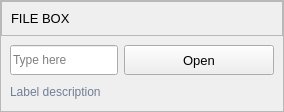
                        <widget class="QFrame" name="row_1">
                         <property name="frameShape">
                          <enum>QFrame::StyledPanel</enum>
                         </property>
                         <property name="frameShadow">
                          <enum>QFrame::Raised</enum>
                         </property>
                         <layout class="QVBoxLayout" name="verticalLayout_16">
                          <property name="spacing">
                           <number>0</number>
                          </property>
                          <property name="leftMargin">
                           <number>0</number>
                          </property>
                          <property name="topMargin">
                           <number>0</number>
                          </property>
                          <property name="rightMargin">
                           <number>0</number>
                          </property>
                          <property name="bottomMargin">
                           <number>0</number>
                          </property>
                          <item>
                           <widget class="QFrame" name="frame_div_content_1">
                            <property name="minimumSize">
                             <size>
                              <width>0</width>
                              <height>110</height>
                             </size>
                            </property>
                            <property name="maximumSize">
                             <size>
                              <width>16777215</width>
                              <height>110</height>
                             </size>
                            </property>
                            <property name="frameShape">
                             <enum>QFrame::NoFrame</enum>
                            </property>
                            <property name="frameShadow">
                             <enum>QFrame::Raised</enum>
                            </property>
                            <layout class="QVBoxLayout" name="verticalLayout_17">
                             <property name="spacing">
                              <number>0</number>
                             </property>
                             <property name="leftMargin">
                              <number>0</number>
                             </property>
                             <property name="topMargin">
                              <number>0</number>
                             </property>
                             <property name="rightMargin">
                              <number>0</number>
                             </property>
                             <property name="bottomMargin">
                              <number>0</number>
                             </property>
                             <item>
                              <widget class="QFrame" name="frame_title_wid_1">
                               <property name="maximumSize">
                                <size>
                                 <width>16777215</width>
                                 <height>35</height>
                                </size>
                               </property>
                               <property name="frameShape">
                                <enum>QFrame::StyledPanel</enum>
                               </property>
                               <property name="frameShadow">
                                <enum>QFrame::Raised</enum>
                               </property>
                               <layout class="QVBoxLayout" name="verticalLayout_18">
                                <item>
                                 <widget class="QLabel" name="labelBoxBlenderInstalation">
                                  <property name="font">
                                   <font>
                                    <family>Segoe UI</family>
                                    <pointsize>10</pointsize>
                                    <italic>false</italic>
                                    <bold>false</bold>
                                   </font>
                                  </property>
                                  <property name="styleSheet">
                                   <string notr="true"/>
                                  </property>
                                  <property name="text">
                                   <string>FILE BOX</string>
                                  </property>
                                 </widget>
                                </item>
                               </layout>
                              </widget>
                             </item>
                             <item>
                              <widget class="QFrame" name="frame_content_wid_1">
                               <property name="frameShape">
                                <enum>QFrame::NoFrame</enum>
                               </property>
                               <property name="frameShadow">
                                <enum>QFrame::Raised</enum>
                               </property>
                               <layout class="QHBoxLayout" name="horizontalLayout_9">
                                <item>
                                 <layout class="QGridLayout" name="gridLayout">
                                  <property name="bottomMargin">
                                   <number>0</number>
                                  </property>
                                  <item row="0" column="0">
                                   <widget class="QLineEdit" name="lineEdit">
                                    <property name="minimumSize">
                                     <size>
                                      <width>0</width>
                                      <height>30</height>
                                     </size>
                                    </property>
                                    <property name="styleSheet">
                                     <string notr="true"/>
                                    </property>
                                    <property name="text">
                                     <string/>
                                    </property>
                                    <property name="placeholderText">
                                     <string>Type here</string>
                                    </property>
                                   </widget>
                                  </item>
                                  <item row="0" column="1">
                                   <widget class="QPushButton" name="pushButton">
                                    <property name="minimumSize">
                                     <size>
                                      <width>150</width>
                                      <height>30</height>
                                     </size>
                                    </property>
                                    <property name="font">
                                     <font>
                                      <family>Segoe UI</family>
                                      <pointsize>10</pointsize>
                                      <italic>false</italic>
                                      <bold>false</bold>
                                     </font>
                                    </property>
                                    <property name="cursor">
                                     <cursorShape>PointingHandCursor</cursorShape>
                                    </property>
                                    <property name="styleSheet">
                                     <string notr="true"/>
                                    </property>
                                    <property name="text">
                                     <string>Open</string>
                                    </property>
                                    <property name="icon">
                                     <iconset resource="resources.qrc">
                                      <normaloff>:/icons/images/icons/cil-folder-open.png</normaloff>:/icons/images/icons/cil-folder-open.png</iconset>
                                    </property>
                                   </widget>
                                  </item>
                                  <item row="1" column="0" colspan="2">
                                   <widget class="QLabel" name="labelVersion_3">
                                    <property name="styleSheet">
                                     <string notr="true">color: rgb(113, 126, 149);</string>
                                    </property>
                                    <property name="lineWidth">
                                     <number>1</number>
                                    </property>
                                    <property name="text">
                                     <string>Label description</string>
                                    </property>
                                    <property name="alignment">
                                     <set>Qt::AlignLeading|Qt::AlignLeft|Qt::AlignVCenter</set>
                                    </property>
                                   </widget>
                                  </item>
                                 </layout>
                                </item>
                               </layout>
                              </widget>
                             </item>
                            </layout>
                           </widget>
                          </item>
                         </layout>
                        </widget>
